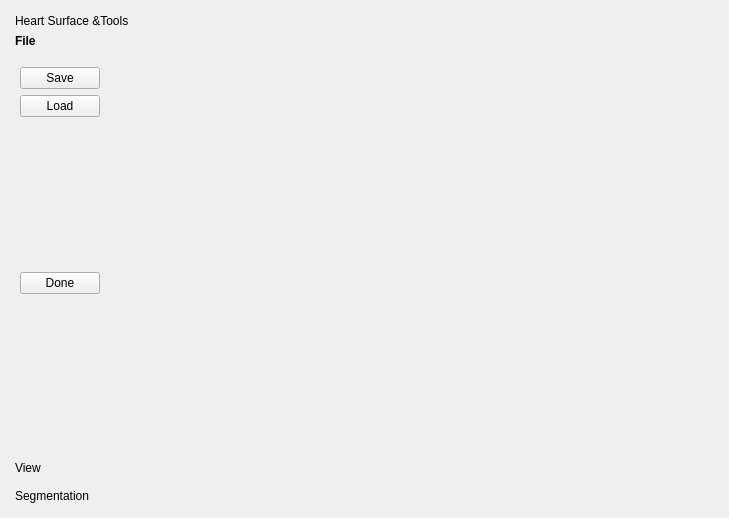
<?xml version="1.0" encoding="UTF-8"?>
<ui version="4.0">
 <class>HeartSurfaceWidget</class>
 <widget class="QWidget" name="HeartSurfaceWidget">
  <property name="geometry">
   <rect>
    <x>0</x>
    <y>0</y>
    <width>729</width>
    <height>518</height>
   </rect>
  </property>
  <property name="windowTitle">
   <string>Heart Surface</string>
  </property>
  <layout class="QHBoxLayout" name="horizontalLayout">
   <item>
    <widget class="QDockWidget" name="dockWidget">
     <property name="sizePolicy">
      <sizepolicy hsizetype="Preferred" vsizetype="Preferred">
       <horstretch>1</horstretch>
       <verstretch>0</verstretch>
      </sizepolicy>
     </property>
     <property name="styleSheet">
      <string notr="true">QToolBox::tab {
         background: qlineargradient(x1: 0, y1: 0, x2: 0, y2: 1,
                                     stop: 0 #E1E1E1, stop: 0.4 #DDDDDD,
                                     stop: 0.5 #D8D8D8, stop: 1.0 #D3D3D3);
         border-radius: 5px;
         color: black;
     }

     QToolBox::tab:selected { /* italicize selected tabs */
         font: bold;
         color: black;
     }
QToolBox {
    padding : 0
}</string>
     </property>
     <property name="floating">
      <bool>false</bool>
     </property>
     <property name="features">
      <set>QDockWidget::NoDockWidgetFeatures</set>
     </property>
     <property name="windowTitle">
      <string>Heart Surface &amp;Tools</string>
     </property>
     <widget class="QWidget" name="dockWidgetContents">
      <layout class="QVBoxLayout" name="verticalLayout">
       <property name="margin">
        <number>0</number>
       </property>
       <item>
        <widget class="QToolBox" name="toolBox">
         <property name="frameShape">
          <enum>QFrame::NoFrame</enum>
         </property>
         <property name="frameShadow">
          <enum>QFrame::Plain</enum>
         </property>
         <property name="currentIndex">
          <number>0</number>
         </property>
         <widget class="QWidget" name="pageFile">
          <property name="geometry">
           <rect>
            <x>0</x>
            <y>0</y>
            <width>163</width>
            <height>397</height>
           </rect>
          </property>
          <attribute name="label">
           <string>File</string>
          </attribute>
          <layout class="QVBoxLayout" name="verticalLayout_2">
           <item>
            <layout class="QHBoxLayout" name="horizontalLayout_4">
             <item>
              <widget class="QPushButton" name="pushButtonSave">
               <property name="text">
                <string>Save</string>
               </property>
              </widget>
             </item>
             <item>
              <spacer name="horizontalSpacer">
               <property name="orientation">
                <enum>Qt::Horizontal</enum>
               </property>
               <property name="sizeHint" stdset="0">
                <size>
                 <width>40</width>
                 <height>20</height>
                </size>
               </property>
              </spacer>
             </item>
            </layout>
           </item>
           <item>
            <layout class="QHBoxLayout" name="horizontalLayout_5">
             <item>
              <widget class="QPushButton" name="pushButtonLoad">
               <property name="text">
                <string>Load</string>
               </property>
              </widget>
             </item>
             <item>
              <spacer name="horizontalSpacer_3">
               <property name="orientation">
                <enum>Qt::Horizontal</enum>
               </property>
               <property name="sizeHint" stdset="0">
                <size>
                 <width>40</width>
                 <height>20</height>
                </size>
               </property>
              </spacer>
             </item>
            </layout>
           </item>
           <item>
            <spacer name="verticalSpacer_5">
             <property name="orientation">
              <enum>Qt::Vertical</enum>
             </property>
             <property name="sizeHint" stdset="0">
              <size>
               <width>20</width>
               <height>146</height>
              </size>
             </property>
            </spacer>
           </item>
           <item>
            <layout class="QHBoxLayout" name="horizontalLayout_3">
             <item>
              <widget class="QPushButton" name="pushButtonDone">
               <property name="text">
                <string>Done</string>
               </property>
              </widget>
             </item>
             <item>
              <spacer name="horizontalSpacer_4">
               <property name="orientation">
                <enum>Qt::Horizontal</enum>
               </property>
               <property name="sizeHint" stdset="0">
                <size>
                 <width>40</width>
                 <height>20</height>
                </size>
               </property>
              </spacer>
             </item>
            </layout>
           </item>
           <item>
            <spacer name="verticalSpacer">
             <property name="orientation">
              <enum>Qt::Vertical</enum>
             </property>
             <property name="sizeHint" stdset="0">
              <size>
               <width>20</width>
               <height>40</height>
              </size>
             </property>
            </spacer>
           </item>
          </layout>
         </widget>
         <widget class="QWidget" name="pageView">
          <property name="geometry">
           <rect>
            <x>0</x>
            <y>0</y>
            <width>163</width>
            <height>397</height>
           </rect>
          </property>
          <attribute name="label">
           <string>View</string>
          </attribute>
          <layout class="QVBoxLayout" name="verticalLayout_3">
           <item>
            <layout class="QHBoxLayout" name="horizontalLayout_2">
             <item>
              <widget class="QPushButton" name="pushButtonViewAll">
               <property name="text">
                <string>View All</string>
               </property>
              </widget>
             </item>
             <item>
              <spacer name="horizontalSpacer_2">
               <property name="orientation">
                <enum>Qt::Horizontal</enum>
               </property>
               <property name="sizeHint" stdset="0">
                <size>
                 <width>40</width>
                 <height>20</height>
                </size>
               </property>
              </spacer>
             </item>
            </layout>
           </item>
           <item>
            <widget class="QListWidget" name="listWidget">
             <property name="sizePolicy">
              <sizepolicy hsizetype="Preferred" vsizetype="Expanding">
               <horstretch>1</horstretch>
               <verstretch>0</verstretch>
              </sizepolicy>
             </property>
             <property name="minimumSize">
              <size>
               <width>100</width>
               <height>0</height>
              </size>
             </property>
            </widget>
           </item>
           <item>
            <spacer name="verticalSpacer_2">
             <property name="orientation">
              <enum>Qt::Vertical</enum>
             </property>
             <property name="sizeHint" stdset="0">
              <size>
               <width>20</width>
               <height>238</height>
              </size>
             </property>
            </spacer>
           </item>
          </layout>
         </widget>
         <widget class="QWidget" name="pageSegmentation">
          <attribute name="label">
           <string>Segmentation</string>
          </attribute>
          <layout class="QVBoxLayout" name="verticalLayout_5">
           <item>
            <widget class="QGroupBox" name="groupBox">
             <property name="sizePolicy">
              <sizepolicy hsizetype="Preferred" vsizetype="Preferred">
               <horstretch>0</horstretch>
               <verstretch>1</verstretch>
              </sizepolicy>
             </property>
             <property name="title">
              <string>Point size</string>
             </property>
             <layout class="QVBoxLayout" name="verticalLayout_4">
              <item>
               <widget class="QSpinBox" name="spinBoxPointSize">
                <property name="minimum">
                 <number>1</number>
                </property>
               </widget>
              </item>
              <item>
               <spacer name="verticalSpacer_3">
                <property name="orientation">
                 <enum>Qt::Vertical</enum>
                </property>
                <property name="sizeHint" stdset="0">
                 <size>
                  <width>20</width>
                  <height>40</height>
                 </size>
                </property>
               </spacer>
              </item>
             </layout>
            </widget>
           </item>
           <item>
            <widget class="QGroupBox" name="groupBox_2">
             <property name="sizePolicy">
              <sizepolicy hsizetype="Preferred" vsizetype="Preferred">
               <horstretch>0</horstretch>
               <verstretch>1</verstretch>
              </sizepolicy>
             </property>
             <property name="title">
              <string>Heart Surface</string>
             </property>
             <widget class="QComboBox" name="comboBoxHeartSurface">
              <property name="geometry">
               <rect>
                <x>10</x>
                <y>30</y>
                <width>111</width>
                <height>23</height>
               </rect>
              </property>
              <item>
               <property name="text">
                <string>Endocardial</string>
               </property>
              </item>
              <item>
               <property name="text">
                <string>Epicardial</string>
               </property>
              </item>
             </widget>
            </widget>
           </item>
           <item>
            <spacer name="verticalSpacer_4">
             <property name="orientation">
              <enum>Qt::Vertical</enum>
             </property>
             <property name="sizeHint" stdset="0">
              <size>
               <width>20</width>
               <height>40</height>
              </size>
             </property>
            </spacer>
           </item>
          </layout>
         </widget>
        </widget>
       </item>
      </layout>
     </widget>
    </widget>
   </item>
   <item>
    <widget class="SegmentationWidget" name="widgetZinc" native="true">
     <property name="sizePolicy">
      <sizepolicy hsizetype="Preferred" vsizetype="Preferred">
       <horstretch>3</horstretch>
       <verstretch>0</verstretch>
      </sizepolicy>
     </property>
    </widget>
   </item>
  </layout>
 </widget>
 <customwidgets>
  <customwidget>
   <class>SegmentationWidget</class>
   <extends>QWidget</extends>
   <header>segmentationwidget.h</header>
   <container>1</container>
  </customwidget>
 </customwidgets>
 <resources/>
 <connections/>
</ui>
